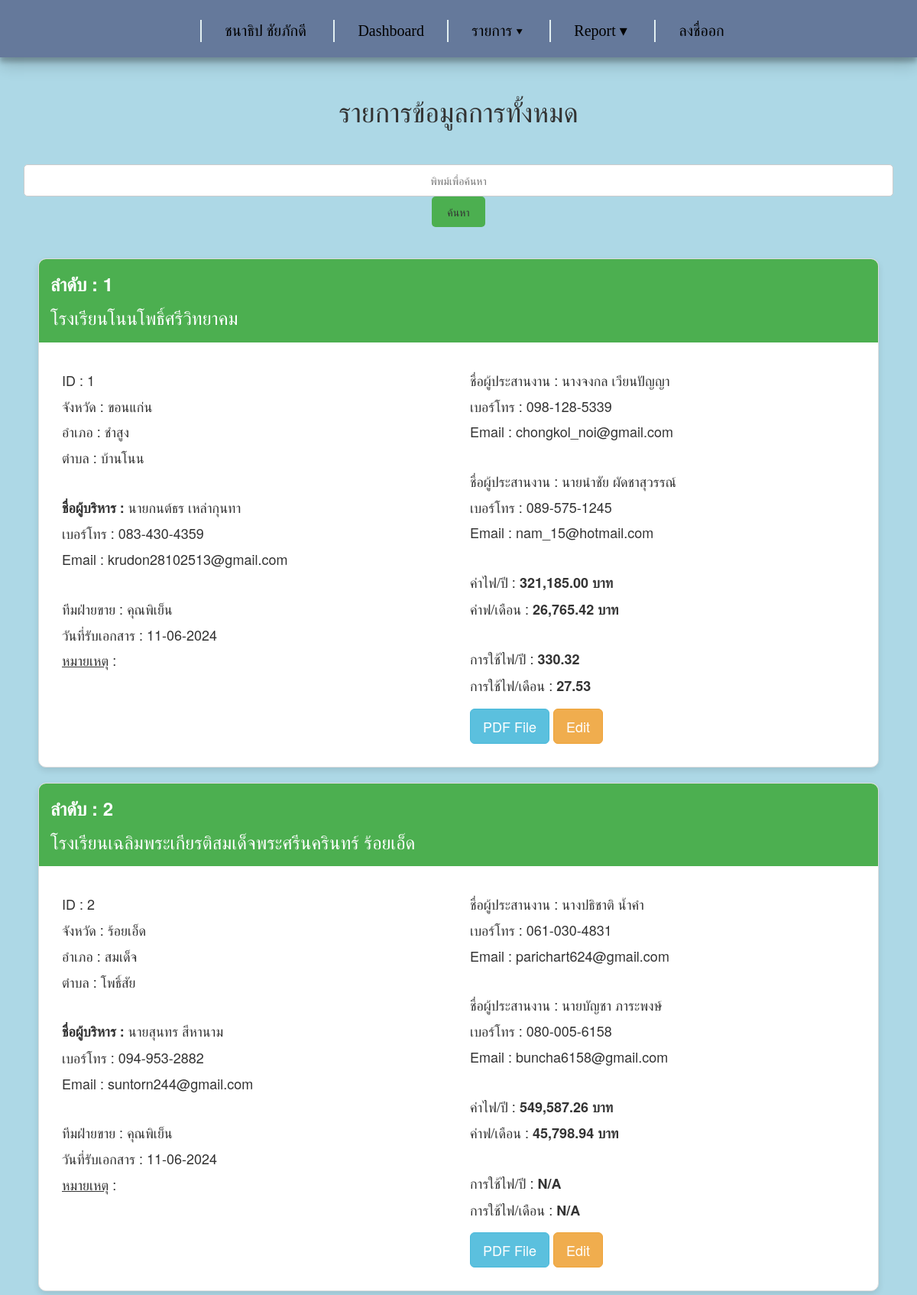
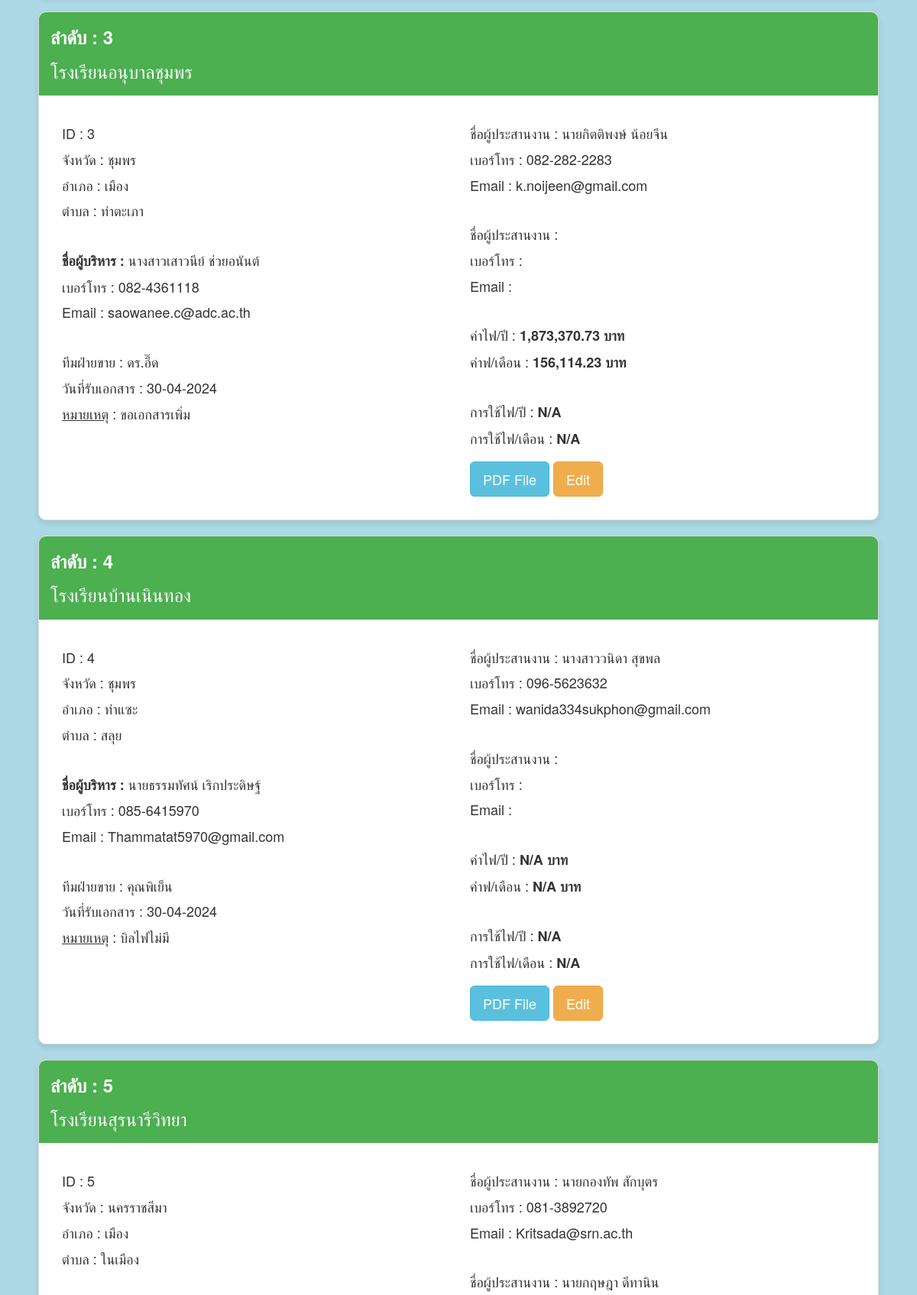
Screenshot of /data_view.php (signed in, upper part) with the database file from the repository (2 pictures, top to bottom).
### tables this page shows
CREATE TABLE `view` (
  `V_ID` int(255) NOT NULL,
  `V_Name` varchar(255) NOT NULL,
  `V_Province` varchar(255) NOT NULL,
  `V_District` varchar(255) NOT NULL,
  `V_SubDistrict` varchar(255) NOT NULL,
  `V_ExecName` varchar(255) NOT NULL,
  `V_ExecPhone` varchar(255) NOT NULL,
  `V_ExecMail` varchar(255) NOT NULL,
  `V_CoordName1` varchar(255) NOT NULL,
  `V_CoordPhone1` varchar(255) NOT NULL,
  `V_CoordMail1` varchar(255) NOT NULL,
  `V_CoordName2` varchar(255) NOT NULL,
  `V_CoordPhone2` varchar(255) NOT NULL,
  `V_CoordMail2` varchar(255) NOT NULL,
  `V_Sale` varchar(255) NOT NULL,
  `V_Date` date NOT NULL,
  `V_Electric_per_year` decimal(12,2) DEFAULT NULL,
  `V_Electric_per_month` decimal(12,2) DEFAULT NULL,
  `V_Peak_year` decimal(12,2) NOT NULL,
  `V_Peak_month` decimal(12,2) NOT NULL,
  `V_comment` varchar(255) NOT NULL,
  `V_File` longblob DEFAULT NULL
);

### data_view.php (the view, shortened to what this page needs)
<?php
$server = "localhost";
$username = "root";
$password = "";
$database = "datastore_db";
try {
    $objConnect = new mysqli($server, $username, $password, $database);
    $objConnect->set_charset("utf8");
    $page = isset($_GET['page']) ? (int)$_GET['page'] : 1;
    $rows_per_page = 20;
    $offset = ($page - 1) * $rows_per_page;
    $search = isset($_GET['search']) ? $objConnect->real_escape_string($_GET['search']) : '';
    if ($search) {
        $stmt_data = $objConnect->prepare("SELECT view.*, files.filename FROM view LEFT JOIN files ON view.V_ID = files.id WHERE view.V_Name LIKE CONCAT('%', ?, '%') OR view.V_Province LIKE CONCAT('%', ?, '%') LIMIT ?, ?");
        $stmt_data->bind_param("ssii", $search, $search, $offset, $rows_per_page);
    } else {
        $stmt_data = $objConnect->prepare("SELECT view.*, files.filename FROM view LEFT JOIN files ON view.V_ID = files.id LIMIT ?, ?");
        $stmt_data->bind_param("ii", $offset, $rows_per_page);
    }
    $stmt_data->execute();
    $resultdatastore_db = $stmt_data->get_result();
} catch (Exception $e) {
    die("Error: " . $e->getMessage());
}
?>
<!DOCTYPE html>
<html lang="en">
<head>
    <link rel="stylesheet" href="https://maxcdn.bootstrapcdn.com/bootstrap/3.4.1/css/bootstrap.min.css">
    <link rel="stylesheet" href="css/card_style.css">
</head>
<body class="bgcolor">
    <?php include 'header.php'; ?>
    <div id="View" class="tabcontent">
        <div style="margin-top: 50px; margin-bottom: 30px;">
            <h1>รายการข้อมูลการทั้งหมด</h1>
        </div>
        <div class="container">
            <nav class="navbar navbar-light bg-light" style="text-align: center;">
                <form class="form-inline" method="GET" action="">
                    <input type="text" style="text-align: center;" name="search" placeholder="พิพม์เพื่อค้นหา" value="<?php echo htmlspecialchars($search); ?>">
                    <button type="submit">ค้นหา</button>
                </form>
            </nav>
            <div class="card-container">
                <?php
                if ($resultdatastore_db->num_rows > 0) {
                    $sequence = $offset + 1;
                    while($row = $resultdatastore_db->fetch_assoc()) {
                        ?>
                        <div class="card">
                            <div class="card-header">
                                <p><b>ลำดับ : <?php echo $sequence; ?></b></p><?php echo htmlspecialchars($row["V_Name"]); ?>
                            </div>
                            <div class="card-body">
                                <div class="left">
                                    <p>ID : <?php echo htmlspecialchars($row["V_ID"]); ?></p>
                                    <p>จังหวัด : <?php echo htmlspecialchars($row["V_Province"]); ?></p>
                                    <p>อำเภอ : <?php echo htmlspecialchars($row["V_District"]); ?></p>
                                    <p>ตำบล : <?php echo htmlspecialchars($row["V_SubDistrict"]); ?></p><br>
                                    <p><b>ชื่อผู้บริหาร : </b><?php echo htmlspecialchars($row["V_ExecName"]); ?></p>
                                    <p>เบอร์โทร : <?php echo htmlspecialchars($row["V_ExecPhone"]); ?></p>
                                    <p>Email : <?php echo htmlspecialchars($row["V_ExecMail"]); ?></p><br>
                                    <p>ทีมฝ่ายขาย : <?php echo htmlspecialchars($row["V_Sale"]); ?></p>
                                    <p>วันที่รับเอกสาร : <?php echo date('d-m-Y', strtotime($row["V_Date"])); ?></p>
                                    <p><u>หมายเหตุ</u> : <?php echo htmlspecialchars($row["V_comment"]); ?></p>
                                </div>
                                <div class="right">
                                    <p>ชื่อผู้ประสานงาน : <?php echo htmlspecialchars($row["V_CoordName1"]); ?></p>
                                    <p>เบอร์โทร : <?php echo htmlspecialchars($row["V_CoordPhone1"]); ?></p>
                                    <p>Email : <?php echo htmlspecialchars($row["V_CoordMail1"]); ?></p><br>
                                    <p>ชื่อผู้ประสานงาน : <?php echo htmlspecialchars($row["V_CoordName2"]); ?></p>
                                    <p>เบอร์โทร : <?php echo htmlspecialchars($row["V_CoordPhone2"]); ?></p>
                                    <p>Email : <?php echo htmlspecialchars($row["V_CoordMail2"]); ?></p><br>
                                    <p>ค่าไฟ/ปี : <b><?php echo ($row["V_Electric_per_year"] == 0) ? 'N/A' : number_format($row["V_Electric_per_year"], 2); ?> บาท</b></p>
                                    <p>ค่าฟ/เดือน : <b><?php echo ($row["V_Electric_per_month"] == 0) ? 'N/A' : number_format($row["V_Electric_per_month"], 2); ?> บาท</b></p><br>
                                    <p>การใช้ไฟ/ปี : <b><?php echo ($row["V_Peak_year"] == 0) ? 'N/A' : number_format($row["V_Peak_year"], 2); ?></b></p>
                                    <p>การใช้ไฟ/เดือน : <b><?php echo ($row["V_Peak_month"] == 0) ? 'N/A' : number_format($row["V_Peak_month"], 2); ?></b></p>
                                    <?php if (!empty($row["filename"])): ?>
                                        <a href="uploads/<?php echo htmlspecialchars($row["filename"]); ?>" class="btn btn-info btn-lg" target="_blank">PDF File</a>
                                    <?php else: ?>
                                        <p>No file uploaded</p>
                                    <?php endif; ?>
                                    <a href="edit.php?id=<?php echo urlencode($row['V_Name']); ?>" class="btn btn-warning btn-lg">Edit</a>
                                </div>
                            </div>
                        </div>
                        <?php
                        $sequence++;
                    }
                } else {
                    echo "<p>ไม่มีข้อมูลรายการ</p>";
                }
                ?>
        </div>
    </div>
</body>
</html>

### header.php (shortened to what this page needs)
<!DOCTYPE html>
<html lang="en">
<head>
    <link rel="stylesheet" href="/evo/css/style.css">
    <link rel="stylesheet" href="https://maxcdn.bootstrapcdn.com/bootstrap/3.4.1/css/bootstrap.min.css">
</head>
<body>
    <nav role="navigation" class="primary-navigation">
        <ul>
            <li><a href="#"><?php echo $_SESSION['name']; ?></a></li>
            <li><a href="/evo/dashboard.php">Dashboard</a>
            <li><a href="#">รายการ &dtrif;</a>
            </li>
            <li><a href="#">Report &dtrif;</a>
            </li>
            <li><a onclick="confirmLogout()">ลงชื่ออก</a></li>
        </ul>
    </nav>
</body>
</html>

### css/card_style.css (style rules this page uses)
body { font-family: Arial, sans-serif; margin: 0; padding: 0; background-color: #f4f4f4; }
.card-container { display: flex; flex-direction: column; align-items: center; padding: 20px; }
.card { display: flex; flex-direction: column; width: 100%; max-width: 1200px; background-color: white; border-radius: 8px; margin-bottom: 20px; overflow: hidden; }
.card-header { background-color: #4CAF50; color: white; padding: 15px; font-size: 24px; }
.card-body { display: flex; padding: 15px; font-size: 18px; }
.card-body .left, .card-body .right { flex: 1; padding: 10px; }
.card-body .right { padding-left: 20px; }
.card-body p { margin: 5px 0; }
.card-body .btn { margin-top: 10px; }
.card-body p { line-height: 1.6; }

### css/style.css (style rules this page uses)
body { margin: 0; font-family: Arial, Helvetica, sans-serif; }
.left { flex: 1; padding: 10px; }
.right { flex: 1; padding-left: 20px; width: 40%; }
input[type="text"], input[type="number"] { width: 100%; padding: 10px; border: 1px solid #ccc; border-radius: 5px; box-sizing: border-box; }
button { padding: 10px 20px; background-color: #4CAF50; color: white; border: none; border-radius: 5px; cursor: pointer; }
.bgcolor { background-color: lightblue; }
.container { margin-top: 50px; margin-bottom: 50px; }
.card { background: #ffffff; border: 1px solid #ddd; border-radius: 10px; box-shadow: 0 4px 8px rgba(0, 0, 0, 0.1); transition: transform 0.3s; }
.card-body { padding: 20px; }
h1 { text-align: center; color: #333; }

### rows the page displays
view: V_Name "โรงเรียนโนนโพธิ์ศรีวิทยาคม", V_ID "1", V_Province "ขอนแก่น", V_District "ชำสูง", V_SubDistrict "บ้านโนน", V_ExecName "นายกนต์ธร เหล่ากุนทา", V_ExecPhone "083-430-4359", V_ExecMail "krudon28102513@gmail.com", V_Sale "คุณพิเย็น", V_Date "11-06-2024", V_CoordName1 "นางจงกล เวียนปัญญา", V_CoordPhone1 "098-128-5339", V_CoordMail1 "chongkol_noi@gmail.com", V_CoordName2 "นายนำชัย ผัดชาสุวรรณ์", V_CoordPhone2 "089-575-1245", V_CoordMail2 "nam_15@hotmail.com", V_Electric_per_year "321,185.00", V_Electric_per_month "26,765.42", V_Peak_year "330.32", V_Peak_month "27.53"
view: V_Name "โรงเรียนเฉลิมพระเกียรติสมเด็จพระศรีนครินทร์ ร้อยเอ็ด", V_ID "2", V_Province "ร้อยเอ็ด", V_District "สมเด็จ", V_SubDistrict "โพธิ์สัย", V_ExecName "นายสุนทร สีหานาม", V_ExecPhone "094-953-2882", V_ExecMail "suntorn244@gmail.com", V_Sale "คุณพิเย็น", V_Date "11-06-2024", V_CoordName1 "นางปธิชาติ น้ำคำ", V_CoordPhone1 "061-030-4831", V_CoordMail1 "parichart624@gmail.com", V_CoordName2 "นายบัญชา ภาระพงษ์", V_CoordPhone2 "080-005-6158", V_CoordMail2 "buncha6158@gmail.com", V_Electric_per_year "549,587.26", V_Electric_per_month "45,798.94", V_Peak_year "N/A", V_Peak_month "N/A"
view: V_Name "โรงเรียนอนุบาลชุมพร", V_ID "3", V_Province "ชุมพร", V_District "เมือง", V_SubDistrict "ท่าตะเภา", V_ExecName "นางสาวเสาวนีย์ ช่วยอนันต์", V_ExecPhone "082-4361118", V_ExecMail "saowanee.c@adc.ac.th", V_Sale "ดร.อี๊ด", V_Date "30-04-2024", V_comment "ขอเอกสารเพิ่ม", V_CoordName1 "นายกิตติพงษ์ น้อยจีน", V_CoordPhone1 "082-282-2283", V_CoordMail1 "k.noijeen@gmail.com", V_Electric_per_year "1,873,370.73", V_Electric_per_month "156,114.23", V_Peak_year "N/A", V_Peak_month "N/A"
view: V_Name "โรงเรียนบ้านเนินทอง", V_ID "4", V_Province "ชุมพร", V_District "ท่าแซะ", V_SubDistrict "สลุย", V_ExecName "นายธรรมทัศน์ เริกประดิษฐ์", V_ExecPhone "085-6415970", V_ExecMail "Thammatat5970@gmail.com", V_Sale "คุณพิเย็น", V_Date "30-04-2024", V_comment "บิลไฟไม่มี", V_CoordName1 "นางสาววนิดา สุขพล", V_CoordPhone1 "096-5623632", V_CoordMail1 "wanida334sukphon@gmail.com", V_Electric_per_year "N/A", V_Electric_per_month "N/A", V_Peak_year "N/A", V_Peak_month "N/A"
view: V_Name "โรงเรียนสุรนารีวิทยา", V_ID "5", V_Province "นครราชสีมา", V_District "เมือง", V_SubDistrict "ในเมือง", V_CoordName1 "นายกองทัพ สักบุตร", V_CoordPhone1 "081-3892720", V_CoordMail1 "Kritsada@srn.ac.th", V_CoordName2 "นายกฤษฎา ดีทานิน"

### other values shown
$_SESSION['name'] "ชนาธิป ชัยภักดี"
